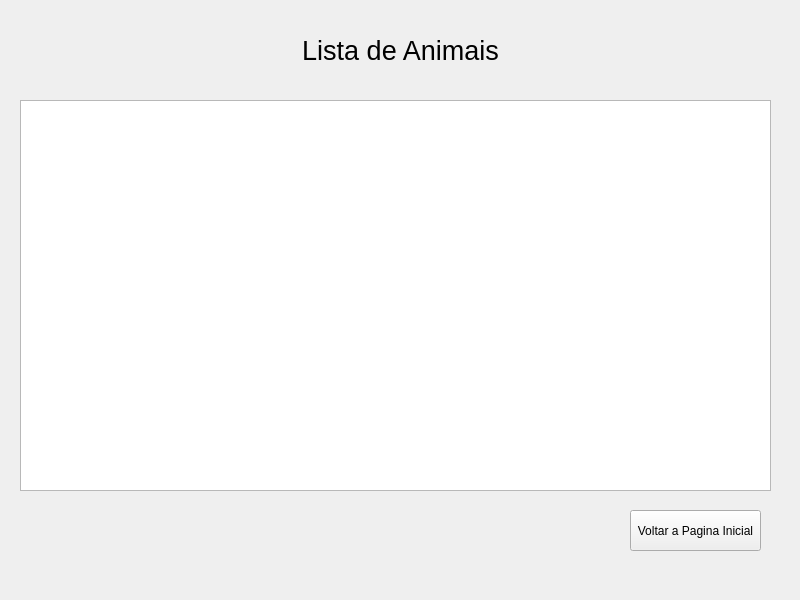
<?xml version="1.0" encoding="UTF-8"?>
<ui version="4.0">
 <class>MainWindow</class>
 <widget class="QMainWindow" name="MainWindow">
  <property name="geometry">
   <rect>
    <x>0</x>
    <y>0</y>
    <width>800</width>
    <height>600</height>
   </rect>
  </property>
  <property name="windowTitle">
   <string>MainWindow</string>
  </property>
  <widget class="QWidget" name="centralwidget">
   <widget class="QLabel" name="labelTituloListaAnimais">
    <property name="geometry">
     <rect>
      <x>10</x>
      <y>10</y>
      <width>781</width>
      <height>81</height>
     </rect>
    </property>
    <property name="font">
     <font>
      <pointsize>20</pointsize>
     </font>
    </property>
    <property name="text">
     <string>Lista de Animais</string>
    </property>
    <property name="alignment">
     <set>Qt::AlignCenter</set>
    </property>
   </widget>
   <widget class="QTableWidget" name="tableAnimais">
    <property name="geometry">
     <rect>
      <x>20</x>
      <y>100</y>
      <width>751</width>
      <height>391</height>
     </rect>
    </property>
   </widget>
   <widget class="QPushButton" name="btnVoltar">
    <property name="geometry">
     <rect>
      <x>630</x>
      <y>510</y>
      <width>131</width>
      <height>41</height>
     </rect>
    </property>
    <property name="text">
     <string>Voltar a Pagina Inicial</string>
    </property>
   </widget>
  </widget>
 </widget>
 <resources/>
 <connections/>
</ui>
